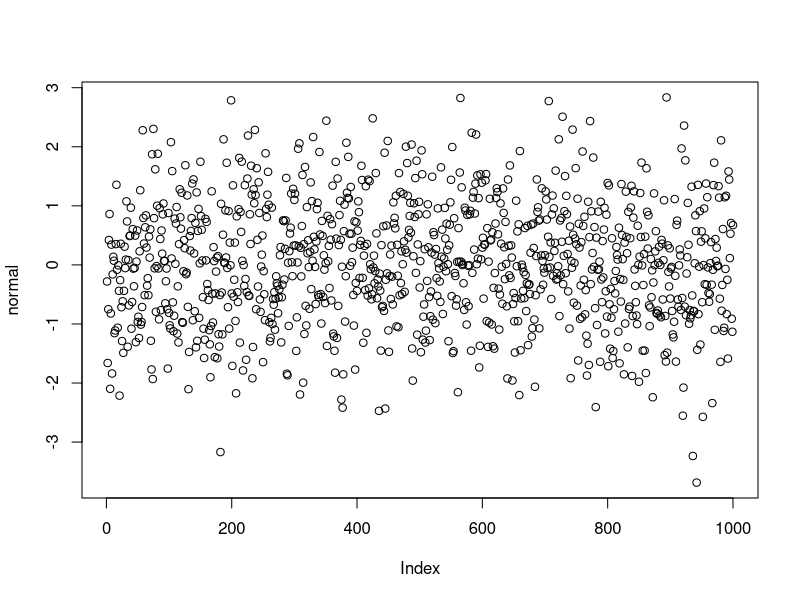
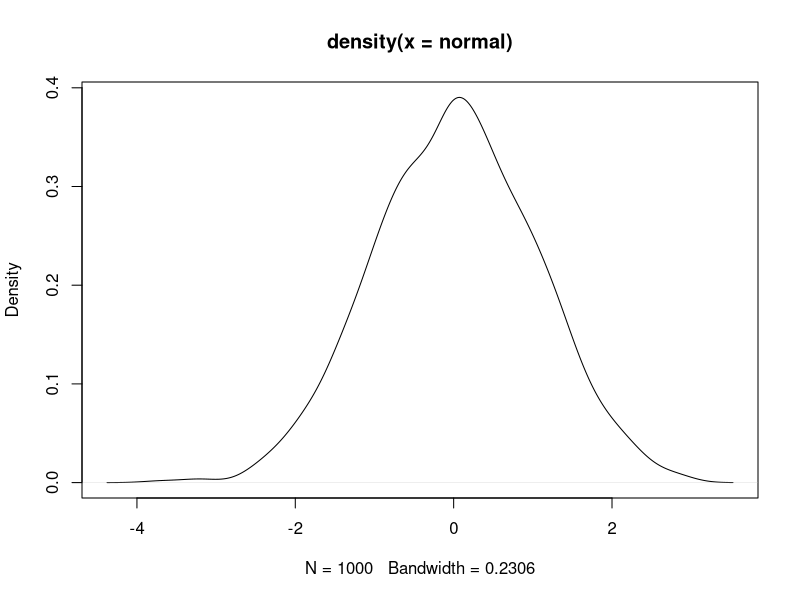

Here is the R script that generated these plots, in order:
## ---- chunk 1
knitr::opts_chunk$set(echo = TRUE)
## ---- chunk 2
normal <- rnorm(1000)
plot(normal)
## ---- chunk 3
plot(density(normal))
## ---- chunk 4
# ...
## ---- chunk 5
# ...
